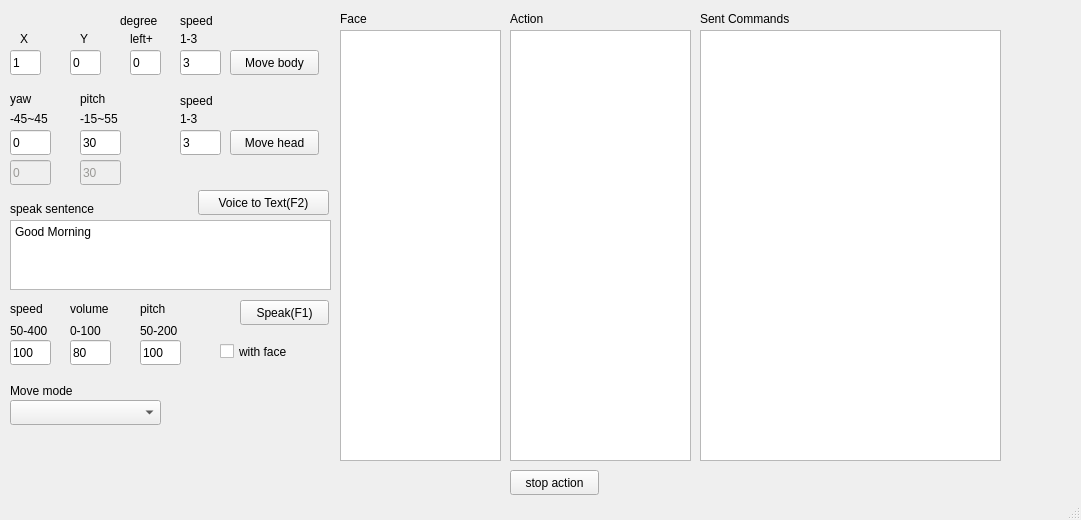
<?xml version="1.0" encoding="UTF-8"?>
<ui version="4.0">
 <class>MainWindow</class>
 <widget class="QMainWindow" name="MainWindow">
  <property name="enabled">
   <bool>true</bool>
  </property>
  <property name="geometry">
   <rect>
    <x>0</x>
    <y>0</y>
    <width>1081</width>
    <height>520</height>
   </rect>
  </property>
  <property name="windowTitle">
   <string>MainWindow</string>
  </property>
  <widget class="QWidget" name="centralwidget">
   <widget class="QPlainTextEdit" name="plainTextEdit_speak">
    <property name="geometry">
     <rect>
      <x>10</x>
      <y>220</y>
      <width>321</width>
      <height>70</height>
     </rect>
    </property>
    <property name="plainText">
     <string>Good Morning</string>
    </property>
   </widget>
   <widget class="QPushButton" name="pushButton_movebody">
    <property name="geometry">
     <rect>
      <x>230</x>
      <y>50</y>
      <width>89</width>
      <height>25</height>
     </rect>
    </property>
    <property name="text">
     <string>Move body</string>
    </property>
   </widget>
   <widget class="QPushButton" name="pushButton_movehead">
    <property name="geometry">
     <rect>
      <x>230</x>
      <y>130</y>
      <width>89</width>
      <height>25</height>
     </rect>
    </property>
    <property name="text">
     <string>Move head</string>
    </property>
   </widget>
   <widget class="QPushButton" name="pushButton_speak">
    <property name="geometry">
     <rect>
      <x>240</x>
      <y>300</y>
      <width>89</width>
      <height>25</height>
     </rect>
    </property>
    <property name="text">
     <string>Speak(F1)</string>
    </property>
   </widget>
   <widget class="QLabel" name="label">
    <property name="geometry">
     <rect>
      <x>10</x>
      <y>200</y>
      <width>121</width>
      <height>17</height>
     </rect>
    </property>
    <property name="text">
     <string>speak sentence</string>
    </property>
   </widget>
   <widget class="QLabel" name="label_2">
    <property name="geometry">
     <rect>
      <x>20</x>
      <y>30</y>
      <width>16</width>
      <height>17</height>
     </rect>
    </property>
    <property name="text">
     <string>X</string>
    </property>
   </widget>
   <widget class="QLabel" name="label_3">
    <property name="geometry">
     <rect>
      <x>80</x>
      <y>30</y>
      <width>21</width>
      <height>17</height>
     </rect>
    </property>
    <property name="text">
     <string>Y</string>
    </property>
   </widget>
   <widget class="QLabel" name="label_4">
    <property name="geometry">
     <rect>
      <x>120</x>
      <y>10</y>
      <width>51</width>
      <height>21</height>
     </rect>
    </property>
    <property name="text">
     <string>degree</string>
    </property>
   </widget>
   <widget class="QLabel" name="label_5">
    <property name="geometry">
     <rect>
      <x>180</x>
      <y>10</y>
      <width>41</width>
      <height>21</height>
     </rect>
    </property>
    <property name="text">
     <string>speed</string>
    </property>
   </widget>
   <widget class="QLabel" name="label_6">
    <property name="geometry">
     <rect>
      <x>10</x>
      <y>90</y>
      <width>31</width>
      <height>17</height>
     </rect>
    </property>
    <property name="text">
     <string>yaw</string>
    </property>
   </widget>
   <widget class="QLabel" name="label_7">
    <property name="geometry">
     <rect>
      <x>80</x>
      <y>90</y>
      <width>41</width>
      <height>17</height>
     </rect>
    </property>
    <property name="text">
     <string>pitch</string>
    </property>
   </widget>
   <widget class="QLabel" name="label_8">
    <property name="geometry">
     <rect>
      <x>180</x>
      <y>90</y>
      <width>41</width>
      <height>21</height>
     </rect>
    </property>
    <property name="text">
     <string>speed</string>
    </property>
   </widget>
   <widget class="QListView" name="listView_FacialExpressions">
    <property name="geometry">
     <rect>
      <x>340</x>
      <y>30</y>
      <width>161</width>
      <height>431</height>
     </rect>
    </property>
   </widget>
   <widget class="QLineEdit" name="lineEdit_x">
    <property name="geometry">
     <rect>
      <x>10</x>
      <y>50</y>
      <width>31</width>
      <height>25</height>
     </rect>
    </property>
    <property name="text">
     <string>1</string>
    </property>
   </widget>
   <widget class="QLineEdit" name="lineEdit_y">
    <property name="geometry">
     <rect>
      <x>70</x>
      <y>50</y>
      <width>31</width>
      <height>25</height>
     </rect>
    </property>
    <property name="text">
     <string>0</string>
    </property>
   </widget>
   <widget class="QLineEdit" name="lineEdit_degree">
    <property name="geometry">
     <rect>
      <x>130</x>
      <y>50</y>
      <width>31</width>
      <height>25</height>
     </rect>
    </property>
    <property name="text">
     <string>0</string>
    </property>
   </widget>
   <widget class="QLineEdit" name="lineEdit_bodyspeed">
    <property name="geometry">
     <rect>
      <x>180</x>
      <y>50</y>
      <width>41</width>
      <height>25</height>
     </rect>
    </property>
    <property name="text">
     <string>3</string>
    </property>
   </widget>
   <widget class="QLineEdit" name="lineEdit_yaw">
    <property name="geometry">
     <rect>
      <x>10</x>
      <y>130</y>
      <width>41</width>
      <height>25</height>
     </rect>
    </property>
    <property name="text">
     <string>0</string>
    </property>
   </widget>
   <widget class="QLineEdit" name="lineEdit_pitch">
    <property name="geometry">
     <rect>
      <x>80</x>
      <y>130</y>
      <width>41</width>
      <height>25</height>
     </rect>
    </property>
    <property name="text">
     <string>30</string>
    </property>
   </widget>
   <widget class="QLineEdit" name="lineEdit_headspeed">
    <property name="geometry">
     <rect>
      <x>180</x>
      <y>130</y>
      <width>41</width>
      <height>25</height>
     </rect>
    </property>
    <property name="text">
     <string>3</string>
    </property>
   </widget>
   <widget class="QLineEdit" name="lineEdit_speed">
    <property name="geometry">
     <rect>
      <x>10</x>
      <y>340</y>
      <width>41</width>
      <height>25</height>
     </rect>
    </property>
    <property name="text">
     <string>100</string>
    </property>
   </widget>
   <widget class="QLabel" name="label_9">
    <property name="geometry">
     <rect>
      <x>10</x>
      <y>300</y>
      <width>51</width>
      <height>17</height>
     </rect>
    </property>
    <property name="text">
     <string>speed</string>
    </property>
   </widget>
   <widget class="QLabel" name="label_10">
    <property name="geometry">
     <rect>
      <x>70</x>
      <y>300</y>
      <width>51</width>
      <height>17</height>
     </rect>
    </property>
    <property name="text">
     <string>volume</string>
    </property>
   </widget>
   <widget class="QLineEdit" name="lineEdit_volume">
    <property name="geometry">
     <rect>
      <x>70</x>
      <y>340</y>
      <width>41</width>
      <height>25</height>
     </rect>
    </property>
    <property name="text">
     <string>80</string>
    </property>
   </widget>
   <widget class="QLineEdit" name="lineEdit_speak_pitch">
    <property name="geometry">
     <rect>
      <x>140</x>
      <y>340</y>
      <width>41</width>
      <height>25</height>
     </rect>
    </property>
    <property name="text">
     <string>100</string>
    </property>
   </widget>
   <widget class="QLabel" name="label_11">
    <property name="geometry">
     <rect>
      <x>140</x>
      <y>300</y>
      <width>41</width>
      <height>17</height>
     </rect>
    </property>
    <property name="text">
     <string>pitch</string>
    </property>
   </widget>
   <widget class="QLabel" name="label_12">
    <property name="geometry">
     <rect>
      <x>10</x>
      <y>320</y>
      <width>51</width>
      <height>21</height>
     </rect>
    </property>
    <property name="text">
     <string>50-400</string>
    </property>
   </widget>
   <widget class="QLabel" name="label_13">
    <property name="geometry">
     <rect>
      <x>70</x>
      <y>320</y>
      <width>51</width>
      <height>21</height>
     </rect>
    </property>
    <property name="text">
     <string>0-100</string>
    </property>
   </widget>
   <widget class="QLabel" name="label_14">
    <property name="geometry">
     <rect>
      <x>140</x>
      <y>320</y>
      <width>51</width>
      <height>21</height>
     </rect>
    </property>
    <property name="text">
     <string>50-200</string>
    </property>
   </widget>
   <widget class="QLabel" name="label_15">
    <property name="geometry">
     <rect>
      <x>10</x>
      <y>110</y>
      <width>51</width>
      <height>17</height>
     </rect>
    </property>
    <property name="text">
     <string>-45~45</string>
    </property>
   </widget>
   <widget class="QLabel" name="label_16">
    <property name="geometry">
     <rect>
      <x>80</x>
      <y>110</y>
      <width>51</width>
      <height>17</height>
     </rect>
    </property>
    <property name="text">
     <string>-15~55</string>
    </property>
   </widget>
   <widget class="QCheckBox" name="checkBox_withface">
    <property name="geometry">
     <rect>
      <x>220</x>
      <y>340</y>
      <width>92</width>
      <height>23</height>
     </rect>
    </property>
    <property name="text">
     <string>with face</string>
    </property>
    <property name="checked">
     <bool>false</bool>
    </property>
   </widget>
   <widget class="QLabel" name="label_17">
    <property name="geometry">
     <rect>
      <x>180</x>
      <y>110</y>
      <width>31</width>
      <height>17</height>
     </rect>
    </property>
    <property name="text">
     <string>1-3</string>
    </property>
   </widget>
   <widget class="QLabel" name="label_18">
    <property name="geometry">
     <rect>
      <x>180</x>
      <y>30</y>
      <width>31</width>
      <height>17</height>
     </rect>
    </property>
    <property name="text">
     <string>1-3</string>
    </property>
   </widget>
   <widget class="QLabel" name="label_19">
    <property name="geometry">
     <rect>
      <x>130</x>
      <y>30</y>
      <width>31</width>
      <height>17</height>
     </rect>
    </property>
    <property name="text">
     <string>left+</string>
    </property>
   </widget>
   <widget class="QComboBox" name="comboBox_MoveMode">
    <property name="geometry">
     <rect>
      <x>10</x>
      <y>400</y>
      <width>151</width>
      <height>25</height>
     </rect>
    </property>
   </widget>
   <widget class="QLabel" name="label_20">
    <property name="geometry">
     <rect>
      <x>10</x>
      <y>380</y>
      <width>81</width>
      <height>21</height>
     </rect>
    </property>
    <property name="text">
     <string>Move mode</string>
    </property>
   </widget>
   <widget class="QLabel" name="label_21">
    <property name="geometry">
     <rect>
      <x>340</x>
      <y>10</y>
      <width>91</width>
      <height>17</height>
     </rect>
    </property>
    <property name="text">
     <string>Face</string>
    </property>
   </widget>
   <widget class="QListView" name="listView_PredefinedAction">
    <property name="geometry">
     <rect>
      <x>510</x>
      <y>30</y>
      <width>181</width>
      <height>431</height>
     </rect>
    </property>
   </widget>
   <widget class="QLabel" name="label_22">
    <property name="geometry">
     <rect>
      <x>510</x>
      <y>10</y>
      <width>91</width>
      <height>17</height>
     </rect>
    </property>
    <property name="text">
     <string>Action</string>
    </property>
   </widget>
   <widget class="QPlainTextEdit" name="plainTextEdit_SentCommands">
    <property name="geometry">
     <rect>
      <x>700</x>
      <y>30</y>
      <width>301</width>
      <height>431</height>
     </rect>
    </property>
    <property name="readOnly">
     <bool>true</bool>
    </property>
    <property name="plainText">
     <string/>
    </property>
   </widget>
   <widget class="QLabel" name="label_23">
    <property name="geometry">
     <rect>
      <x>700</x>
      <y>10</y>
      <width>131</width>
      <height>17</height>
     </rect>
    </property>
    <property name="text">
     <string>Sent Commands</string>
    </property>
   </widget>
   <widget class="QLineEdit" name="lineEdit_yaw_now">
    <property name="enabled">
     <bool>false</bool>
    </property>
    <property name="geometry">
     <rect>
      <x>10</x>
      <y>160</y>
      <width>41</width>
      <height>25</height>
     </rect>
    </property>
    <property name="palette">
     <palette>
      <active>
       <colorrole role="Dark">
        <brush brushstyle="SolidPattern">
         <color alpha="255">
          <red>154</red>
          <green>153</green>
          <blue>150</blue>
         </color>
        </brush>
       </colorrole>
      </active>
      <inactive>
       <colorrole role="Dark">
        <brush brushstyle="SolidPattern">
         <color alpha="255">
          <red>154</red>
          <green>153</green>
          <blue>150</blue>
         </color>
        </brush>
       </colorrole>
      </inactive>
      <disabled>
       <colorrole role="WindowText">
        <brush brushstyle="SolidPattern">
         <color alpha="255">
          <red>154</red>
          <green>153</green>
          <blue>150</blue>
         </color>
        </brush>
       </colorrole>
       <colorrole role="Dark">
        <brush brushstyle="SolidPattern">
         <color alpha="255">
          <red>154</red>
          <green>153</green>
          <blue>150</blue>
         </color>
        </brush>
       </colorrole>
       <colorrole role="Text">
        <brush brushstyle="SolidPattern">
         <color alpha="255">
          <red>154</red>
          <green>153</green>
          <blue>150</blue>
         </color>
        </brush>
       </colorrole>
       <colorrole role="ButtonText">
        <brush brushstyle="SolidPattern">
         <color alpha="255">
          <red>154</red>
          <green>153</green>
          <blue>150</blue>
         </color>
        </brush>
       </colorrole>
      </disabled>
     </palette>
    </property>
    <property name="text">
     <string>0</string>
    </property>
    <property name="readOnly">
     <bool>true</bool>
    </property>
   </widget>
   <widget class="QLineEdit" name="lineEdit_pitch_now">
    <property name="enabled">
     <bool>false</bool>
    </property>
    <property name="geometry">
     <rect>
      <x>80</x>
      <y>160</y>
      <width>41</width>
      <height>25</height>
     </rect>
    </property>
    <property name="palette">
     <palette>
      <active>
       <colorrole role="Dark">
        <brush brushstyle="SolidPattern">
         <color alpha="255">
          <red>154</red>
          <green>153</green>
          <blue>150</blue>
         </color>
        </brush>
       </colorrole>
      </active>
      <inactive>
       <colorrole role="Dark">
        <brush brushstyle="SolidPattern">
         <color alpha="255">
          <red>154</red>
          <green>153</green>
          <blue>150</blue>
         </color>
        </brush>
       </colorrole>
      </inactive>
      <disabled>
       <colorrole role="WindowText">
        <brush brushstyle="SolidPattern">
         <color alpha="255">
          <red>154</red>
          <green>153</green>
          <blue>150</blue>
         </color>
        </brush>
       </colorrole>
       <colorrole role="Dark">
        <brush brushstyle="SolidPattern">
         <color alpha="255">
          <red>154</red>
          <green>153</green>
          <blue>150</blue>
         </color>
        </brush>
       </colorrole>
       <colorrole role="Text">
        <brush brushstyle="SolidPattern">
         <color alpha="255">
          <red>154</red>
          <green>153</green>
          <blue>150</blue>
         </color>
        </brush>
       </colorrole>
       <colorrole role="ButtonText">
        <brush brushstyle="SolidPattern">
         <color alpha="255">
          <red>154</red>
          <green>153</green>
          <blue>150</blue>
         </color>
        </brush>
       </colorrole>
      </disabled>
     </palette>
    </property>
    <property name="text">
     <string>30</string>
    </property>
    <property name="readOnly">
     <bool>true</bool>
    </property>
   </widget>
   <widget class="QPushButton" name="pushButton_stop_action">
    <property name="geometry">
     <rect>
      <x>510</x>
      <y>470</y>
      <width>89</width>
      <height>25</height>
     </rect>
    </property>
    <property name="text">
     <string>stop action</string>
    </property>
   </widget>
   <widget class="QPushButton" name="pushButton_voice_to_text">
    <property name="geometry">
     <rect>
      <x>198</x>
      <y>190</y>
      <width>131</width>
      <height>25</height>
     </rect>
    </property>
    <property name="text">
     <string>Voice to Text(F2)</string>
    </property>
   </widget>
  </widget>
  <widget class="QStatusBar" name="statusbar"/>
 </widget>
 <resources/>
 <connections/>
</ui>
